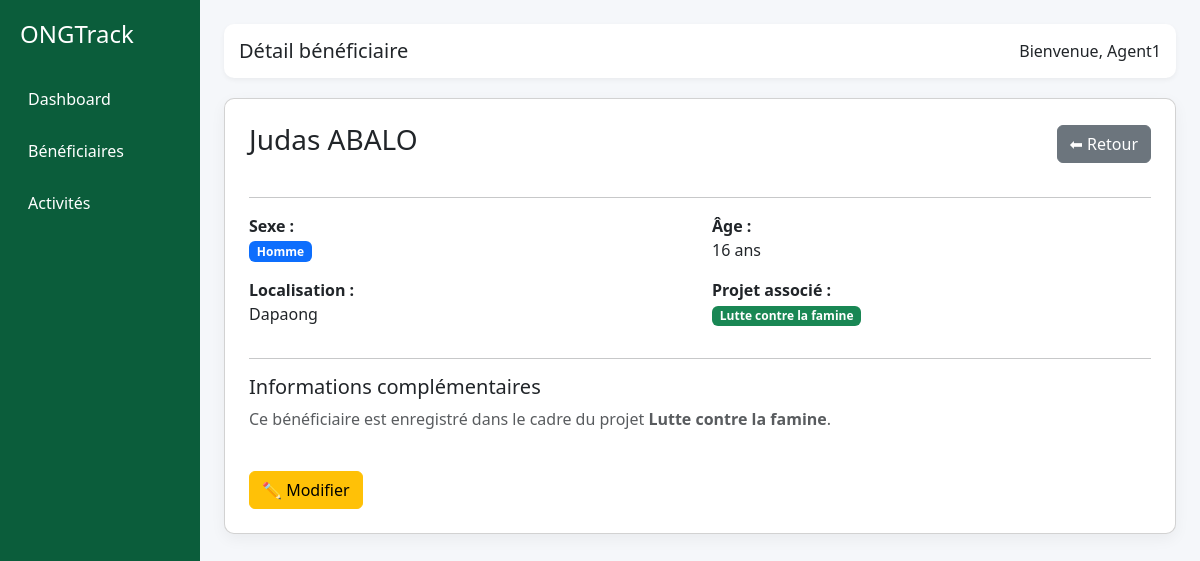
Page /projects/beneficiaires/2/ (signed in) on the committed database.
### projects/models.py (models this page shows, shortened)
class Beneficiary(models.Model):
    GENDER_CHOICES = [
        ('homme', 'Homme'),
        ('femme', 'Femme'),
    ]
    project = models.ForeignKey(
        Project,
        on_delete=models.CASCADE,
        related_name='beneficiaries'
    )
    first_name = models.CharField(max_length=100)
    last_name = models.CharField(max_length=100)
    gender = models.CharField(max_length=10, choices=GENDER_CHOICES)
    age = models.IntegerField()
    region = models.CharField(max_length=100)
    created_at = models.DateTimeField(auto_now_add=True)

class Project(models.Model):
    STATUS_CHOICES = [
        ('actif', 'Actif'),
        ('en_cours', 'En cours'),
        ('termine', 'Terminé'),
    ]
    CATEGORY_CHOICES = [
        ('education', 'Éducation'),
        ('sante', 'Santé'),
        ('eau', 'Eau & Assainissement'),
        ('nutrition', 'Nutrition'),
    ]
    name = models.CharField(max_length=200)
    description = models.TextField(default="Description du projet")
    region = models.CharField(max_length=100, default="Lomé")
    category = models.CharField(max_length=50, choices=CATEGORY_CHOICES, default='education')
    start_date = models.DateField(default="2024-01-01")
    end_date = models.DateField(default="2024-12-31")
    budget = models.FloatField(default=0)
    progress = models.IntegerField(default=0)
    status = models.CharField(max_length=20, choices=STATUS_CHOICES, default='en_cours')
    assigned_agents = models.ManyToManyField(User, blank=True, related_name='assigned_projects')
    created_at = models.DateTimeField(auto_now_add=True)
    updated_at = models.DateTimeField(auto_now=True)

### projects/views.py (the view)
# urls.py: path('beneficiaires/<int:id>/', beneficiary_detail, name='beneficiary_detail'),
@login_required
def beneficiary_detail(request, id):
    beneficiary = get_object_or_404(Beneficiary, id=id)
    if not request.user.is_superuser:
        if beneficiary.project not in Project.objects.filter(assigned_agents=request.user):
            return redirect('beneficiary_list')
    return render(request, 'beneficiaries/beneficiary_detail.html', {
        'beneficiary': beneficiary
    })

### templates/beneficiaries/beneficiary_detail.html (shortened to what this page needs)
{% extends 'base.html' %}
{% block title %}Détail bénéficiaire{% endblock %}
{% block content %}
<div class="card p-4">
    <div class="d-flex justify-content-between align-items-center mb-3">
        <h3>
            {{ beneficiary.first_name }} {{ beneficiary.last_name }}
        </h3>
        <a href="{% url 'beneficiary_list' %}" class="btn btn-secondary">
            ⬅ Retour
        </a>
    </div>
    <hr>
    <div class="row">
        <div class="col-md-6 mb-3">
            <strong>Sexe :</strong><br>
            {% if beneficiary.gender == "homme" %}
                <span class="badge bg-primary">Homme</span>
            {% else %}
                <span class="badge bg-danger">Femme</span>
            {% endif %}
        </div>
        <div class="col-md-6 mb-3">
            <strong>Âge :</strong><br>
            {{ beneficiary.age }} ans
        </div>
        <div class="col-md-6 mb-3">
            <strong>Localisation :</strong><br>
            {{ beneficiary.region }}
        </div>
        <div class="col-md-6 mb-3">
            <strong>Projet associé :</strong><br>
            <span class="badge bg-success">
                {{ beneficiary.project.name }}
            </span>
        </div>
    </div>
    <hr>
    <h5>Informations complémentaires</h5>
    <p class="text-muted">
        Ce bénéficiaire est enregistré dans le cadre du projet
        <strong>{{ beneficiary.project.name }}</strong>.
    </p>
    <div class="mt-4 d-flex gap-2">
        {% if not user.is_superuser %}
        <a href="{% url 'update_beneficiary' beneficiary.id %}"
           class="btn btn-warning">
            ✏️ Modifier
        </a>
        {% endif %}
    </div>
</div>
{% endblock %}

### templates/base.html (shortened to what this page needs)
{% load static %}
<!DOCTYPE html>
<html>
<head>
    <link href="https://cdn.jsdelivr.net/npm/bootstrap@5.3.0/dist/css/bootstrap.min.css" rel="stylesheet">
</head>
<body>
<div class="container-fluid">
    <div class="row">
        <div class="col-md-2 sidebar">
            <h4>ONGTrack</h4>
            <a href="{% url 'redirect_dashboard' %}">Dashboard</a>
            <a href="{% url 'beneficiary_list' %}">Bénéficiaires</a>
            <a href="{% url 'activity_list' %}">Activités</a>
        </div>
        <div class="col-md-10 p-4">
            <div class="header d-flex justify-content-between align-items-center">
                <h5 class="mb-0">{% block title %}{% endblock %}</h5>
                <span>Bienvenue, {{ user.username }}</span>
            </div>
            {% block content %}
            {% endblock %}
        </div>
    </div>
</div>
</body>
</html>

### templates/base.html (style rules this page uses)
body { background-color: #f5f7fa; font-family: 'Segoe UI', sans-serif; }
.sidebar { height: 100vh; background-color: #0b5d3b; color: white; padding: 20px; }
.sidebar h4 { margin-bottom: 30px; }
.sidebar a { color: white; display: block; margin: 12px 0; padding: 8px; border-radius: 6px; text-decoration: none; transition: 0.2s; }
.header { background: white; padding: 15px; border-radius: 10px; margin-bottom: 20px; box-shadow: 0px 2px 5px rgba(0,0,0,0.05); }
.card { border-radius: 10px; box-shadow: 0px 5px 15px rgba(0,0,0,0.05); }

### rows in the picture
Beneficiary: first_name "Judas", last_name "ABALO", age "16", region "Dapaong", project.name "Lutte contre la famine"

### other values in the picture
{{ user.username }} "Agent1"
